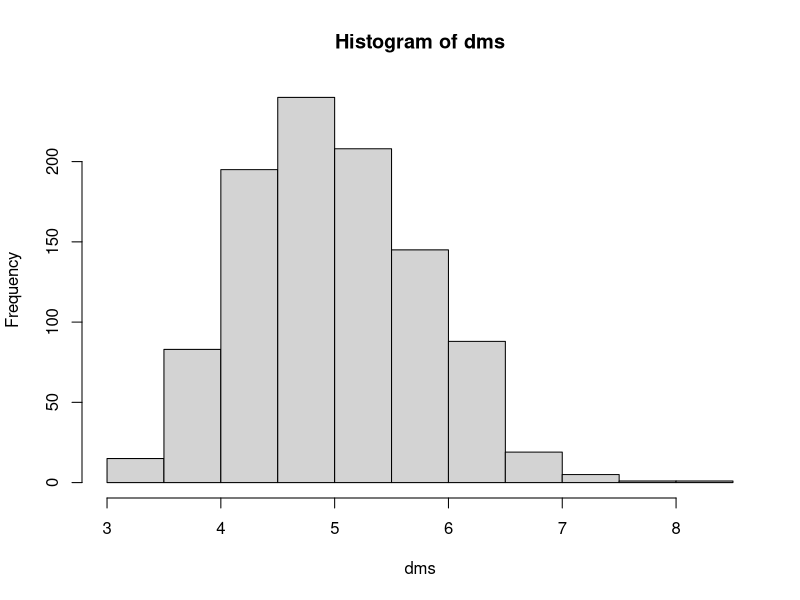
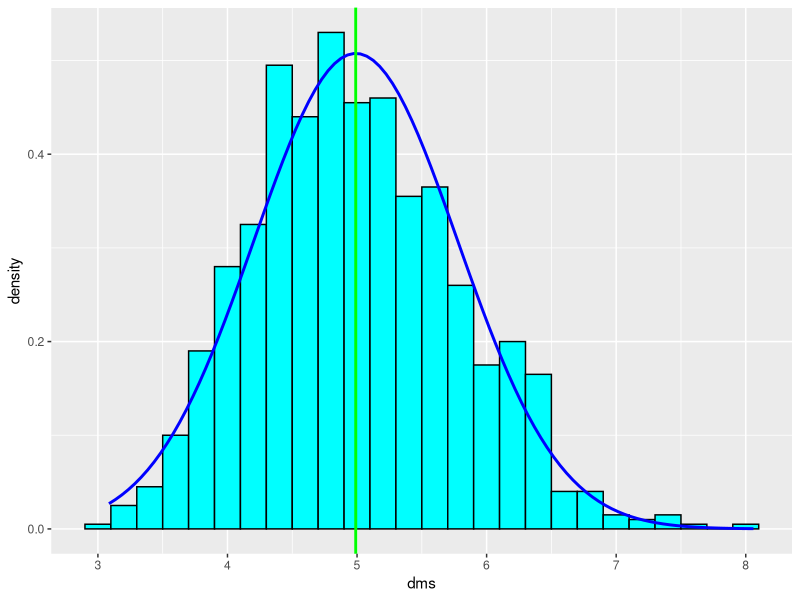

Write the R code that produced these figures, in order.
## ---- chunk 1
library(knitr)
library(ggplot2)

set.seed(1)
lambda <- 0.2
exps <- matrix( rexp(40*1000, rate=lambda), 1000)

## ---- chunk 2
dms <- apply(exps,1, mean)
hist(dms)
## ---- chunk 3
summary(dms)
## ---- chunk 4
theory_mean = 1 / lambda
print(paste("Theoretical mean = ", 1/lambda))
## ---- chunk 5
sample_mean = mean(dms)
print(paste("Sample mean = ", sample_mean))

## ---- chunk 6
theoretical_variance = 1 /(lambda^2 * 40)
theoretical_sd = 1/lambda/sqrt(40)
print(paste("theoretical_variance = ", theoretical_variance ))
print(paste("theoretical_deviation = ", theoretical_sd ))

## ---- chunk 7
sample_variance = var(dms)
sample_sd = sd(dms)
print(paste("sample_variance = ", sample_variance))
print(paste("sample_deviation = ", sample_sd))
## ---- chunk 8
dms_frame <- data.frame(dms)
ggplot(dms_frame, aes(x=dms)) + 
  geom_histogram(binwidth=lambda, fill="cyan",color="black",aes(y = ..density..))  +
  stat_function(fun=dnorm, args=list(mean=sample_mean, sd=sample_sd), color = "blue", size = 1.0) +
  geom_vline(xintercept=sample_mean,size=1.0,color="green") 

